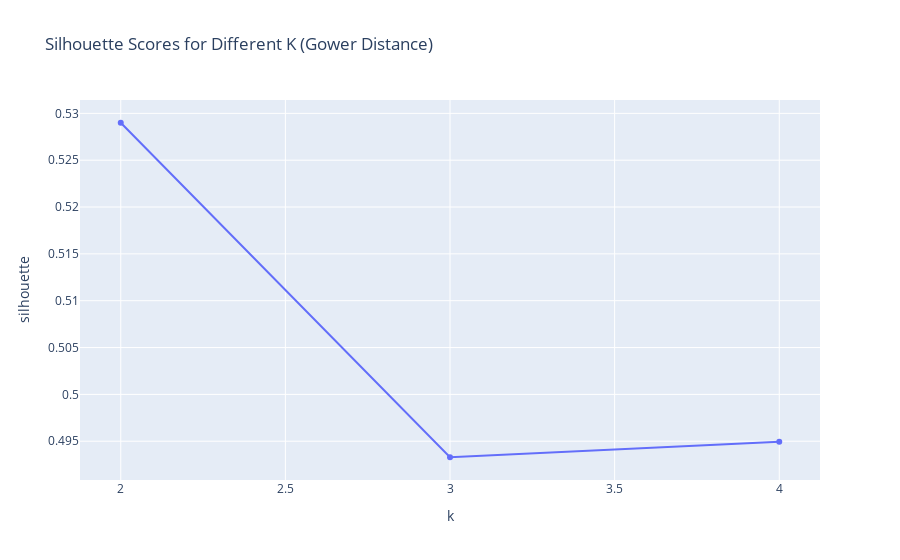

The code cell stored with this chart in its notebook:
### Code cell
px.line(
    sil_df,
    x="k",
    y="silhouette",
    markers=True,
    title="Silhouette Scores for Different K (Gower Distance)"
)

### Figure 1 — Plotly figure (JSON) as saved in the notebook; plotly's stock layout.template omitted (floating-point values rounded to 4 significant figures)
{"data": [{"hovertemplate": "k=%{x}<br>silhouette=%{y}<extra></extra>", "legendgroup": "", "line": {"color": "#636efa", "dash": "solid"}, "marker": {"symbol": "circle"}, "mode": "lines+markers", "name": "", "orientation": "v", "showlegend": false, "type": "scatter", "x": [2, 3, 4], "xaxis": "x", "y": [0.529, 0.4933, 0.495], "yaxis": "y"}], "layout": {"legend": {"tracegroupgap": 0}, "title": {"text": "Silhouette Scores for Different K (Gower Distance)"}, "xaxis": {"anchor": "y", "domain": [0, 1], "title": {"text": "k"}}, "yaxis": {"anchor": "x", "domain": [0, 1], "title": {"text": "silhouette"}}}}
